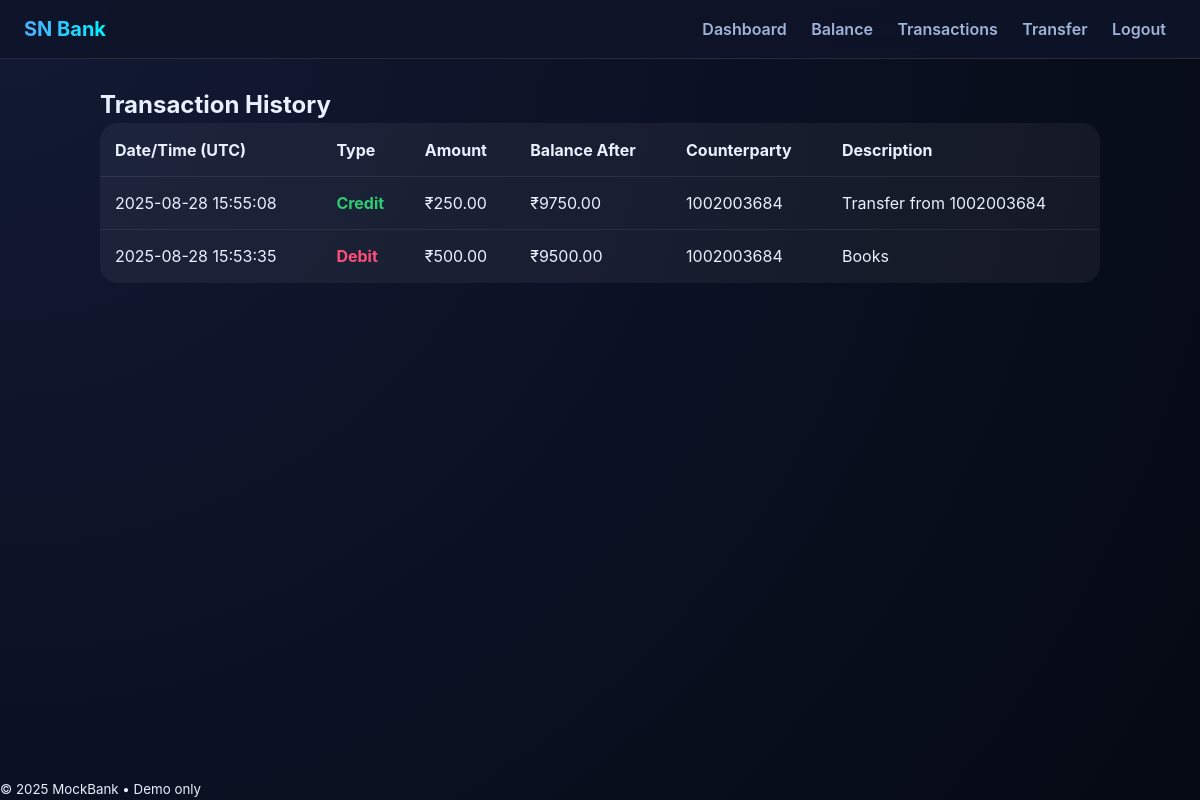
Page /transactions (signed in) on the committed database.
### app.py (models this page shows)
class Transaction(db.Model):
    id = db.Column(db.Integer, primary_key=True)
    user_id = db.Column(db.Integer, db.ForeignKey("user.id"), nullable=False, index=True)
    type = db.Column(db.String(10), nullable=False)  # "credit" or "debit"
    amount = db.Column(db.Numeric(12, 2), nullable=False)
    description = db.Column(db.String(255), default="")
    counterparty = db.Column(db.String(30), default="")  # other account number
    balance_after = db.Column(db.Numeric(12, 2), nullable=False)
    timestamp = db.Column(db.DateTime, default=datetime.utcnow, index=True)

### app.py (the view)
    @app.get("/transactions")
    @login_required
    def transactions():
        txns = (
            Transaction.query
            .filter_by(user_id=g.user.id)
            .order_by(Transaction.timestamp.desc())
            .all()
        )
        return render_template("transactions.html", txns=txns)

### templates/transactions.html
{% extends "base.html" %}
{% block content %}
<h2>Transaction History</h2>
<table class="table">
  <thead>
    <tr>
      <th>Date/Time (UTC)</th>
      <th>Type</th>
      <th>Amount</th>
      <th>Balance After</th>
      <th>Counterparty</th>
      <th>Description</th>
    </tr>
  </thead>
  <tbody>
    {% for t in txns %}
    <tr>
      <td>{{ t.timestamp.strftime("%Y-%m-%d %H:%M:%S") }}</td>
      <td class="type {{ t.type }}">{{ t.type|capitalize }}</td>
      <td>₹{{ '%.2f'|format(t.amount) }}</td>
      <td>₹{{ '%.2f'|format(t.balance_after) }}</td>
      <td>{{ t.counterparty or '-' }}</td>
      <td>{{ t.description }}</td>
    </tr>
    {% else %}
    <tr><td colspan="6" style="text-align:center;">No transactions yet.</td></tr>
    {% endfor %}
  </tbody>
</table>
{% endblock %}

### templates/base.html (shortened to what this page needs)
<!doctype html>
<html lang="en">
<head>
  <link rel="stylesheet" href="{{ url_for('static', filename='css/styles.css') }}">
</head>
<body>
  <nav class="nav">
    <div class="logo">
  <span style="font-weight: bold; font-size: 20px; color: white;">SN Bank</span></div>
    <div class="links">
      {% if g.user %}
        <a href="{{ url_for('dashboard') }}">Dashboard</a>
        <a href="{{ url_for('balance') }}">Balance</a>
        <a href="{{ url_for('transactions') }}">Transactions</a>
        <a href="{{ url_for('transfer_form') }}">Transfer</a>
        <a href="{{ url_for('logout') }}">Logout</a>
      {% else %}
        <a href="{{ url_for('login') }}">Login</a>
        <a href="{{ url_for('register') }}">Register</a>
      {% endif %}
    </div>
  </nav>
  <main class="container">
    {% block content %}{% endblock %}
  </main>
  <footer class="footer">
    <small>&copy; {{ 2025 }} MockBank • Demo only</small>
  </footer>
</body>
</html>

### static/css/styles.css (style rules this page uses)
:root { --bg: #0a0f1f; --card: rgba(255, 255, 255, 0.05); --glass: rgba(255, 255, 255, 0.08); --text: #e9f0ff; --muted: #9fb4d8; --accent: #4e7cff; --accent-2: #2ad1ff; --danger: #ff4e78; --success: #2ecc71; --warning: #ffc107; --radius: 18px; --transition: 0.25s ease; }
* { margin: 0; padding: 0; box-sizing: border-box; font-family: 'Inter', system-ui, -apple-system, Segoe UI, Roboto, Ubuntu, sans-serif; }
body { background: radial-gradient(circle at top left, #121a34, #050913); color: var(--text); display: flex; flex-direction: column; min-height: 100vh; line-height: 1.5; }
.nav { display: flex; justify-content: space-between; align-items: center; padding: 14px 24px; background: rgba(15, 20, 40, 0.9); backdrop-filter: blur(14px); position: sticky; top: 0; z-index: 50; border-bottom: 1px solid rgba(255,255,255,0.1); }
.nav .links a { margin: 0 10px; color: var(--muted); font-weight: 600; text-decoration: none; transition: var(--transition); }
.container { width: min(1000px, 92%); margin: 28px auto; flex: 1; }
.table { width: 100%; border-collapse: collapse; background: var(--card); border-radius: var(--radius); overflow: hidden; border: 1px solid rgba(255,255,255,0.1); }
.table th, .table td { padding: 14px; border-bottom: 1px solid rgba(255,255,255,0.08); text-align: left; }
.table .type.debit { color: var(--danger); font-weight: 700; }
.table .type.credit { color: var(--success); font-weight: 700; }
.logo span { font-weight: bold; font-size: 22px; background: linear-gradient(90deg, #4facfe 0%, #00f2fe 100%); -webkit-background-clip: text; -webkit-text-fill-color: transparent; }

### rows in the picture
Transaction: timestamp "2025-08-28 15:55:08", type "Credit", amount "250.00", balance_after "9750.00", counterparty "1002003684", description "Transfer from 1002003684"
Transaction: timestamp "2025-08-28 15:53:35", type "Debit", amount "500.00", balance_after "9500.00", counterparty "1002003684", description "Books"

### other values in the picture
{{ 2025 }} "2025"
